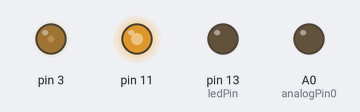
Bench run of a sketch on a simulated Arduino Uno, built with avr-gcc and run on an emulated ATmega328P. Shown: output pins drawn as LEDs (lit = HIGH).

Above: at 12.6 s.
At 37.9 s:
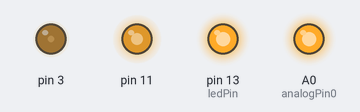
Timing chart, 0 to 66.1 s (numbered marks = the images above):
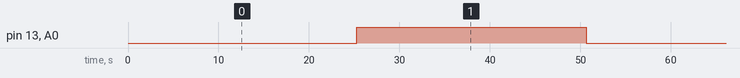

The sketch:

sketch_pwm.ino
```cpp
int ledPin = 13;
int analogPin0 = A0;
int value = 0;
void setup() {
  pinMode(3, OUTPUT);
  pinMode(11, OUTPUT);
  TCCR2A = _BV(COM2A1) | _BV(COM2B1) | _BV(WGM21) | _BV(WGM20);
  TCCR2B = _BV(CS22);
  OCR2A = 180;
  OCR2B = 50;
}

void loop() {
  value = (value + 1) % 255;
  int i = 0;
  for (i = 0; i< 10000; i++) {
    analogWrite(ledPin, value);
    analogWrite(analogPin0, value);
  }
  Serial.print(value, HEX);
  Serial.print("\n");
}
```

Measured:
- by itself, pin 13 (ledPin), A0 (analogPin0): alternates HIGH for 25.4 s and LOW for 25.4 s
